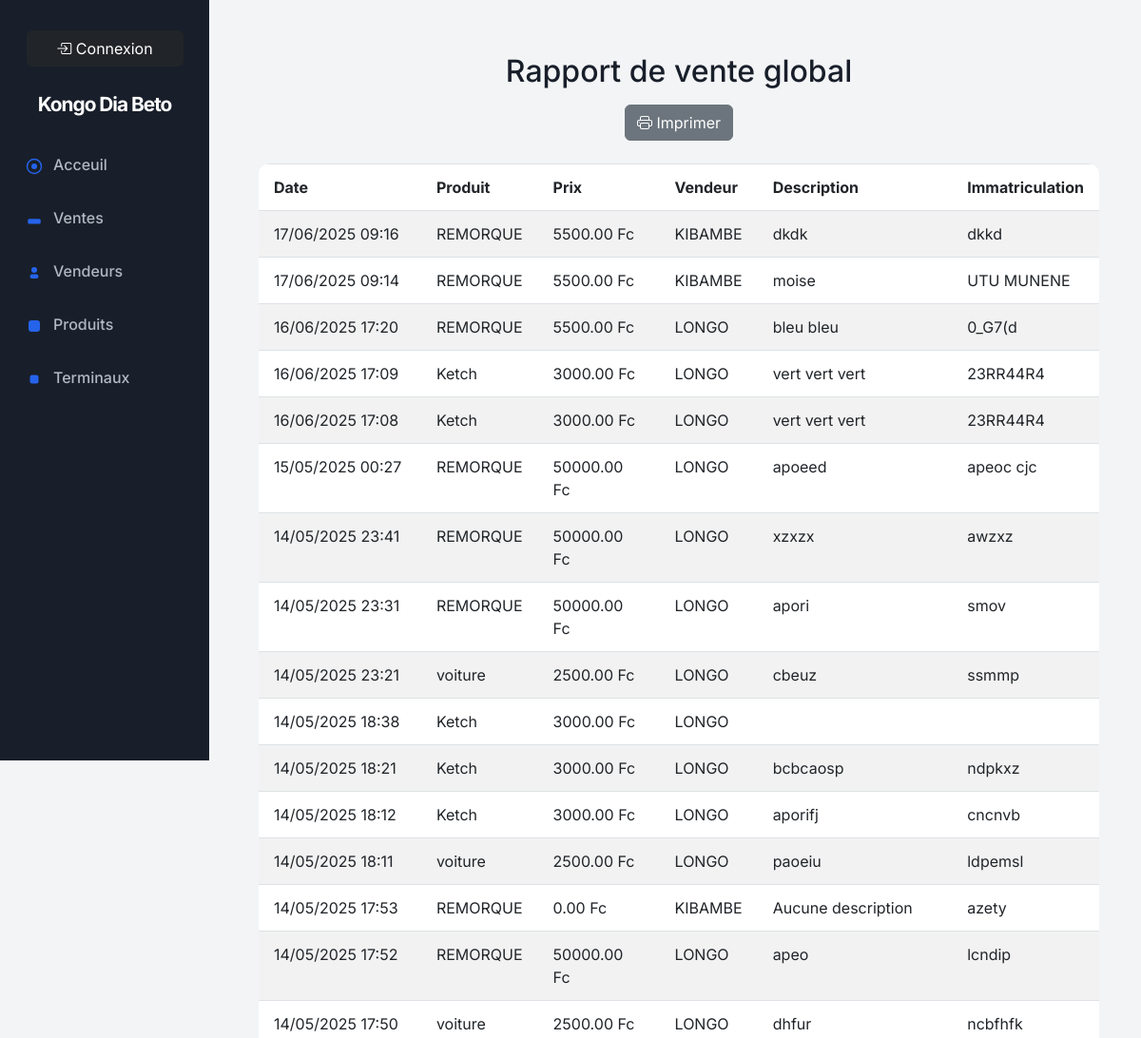
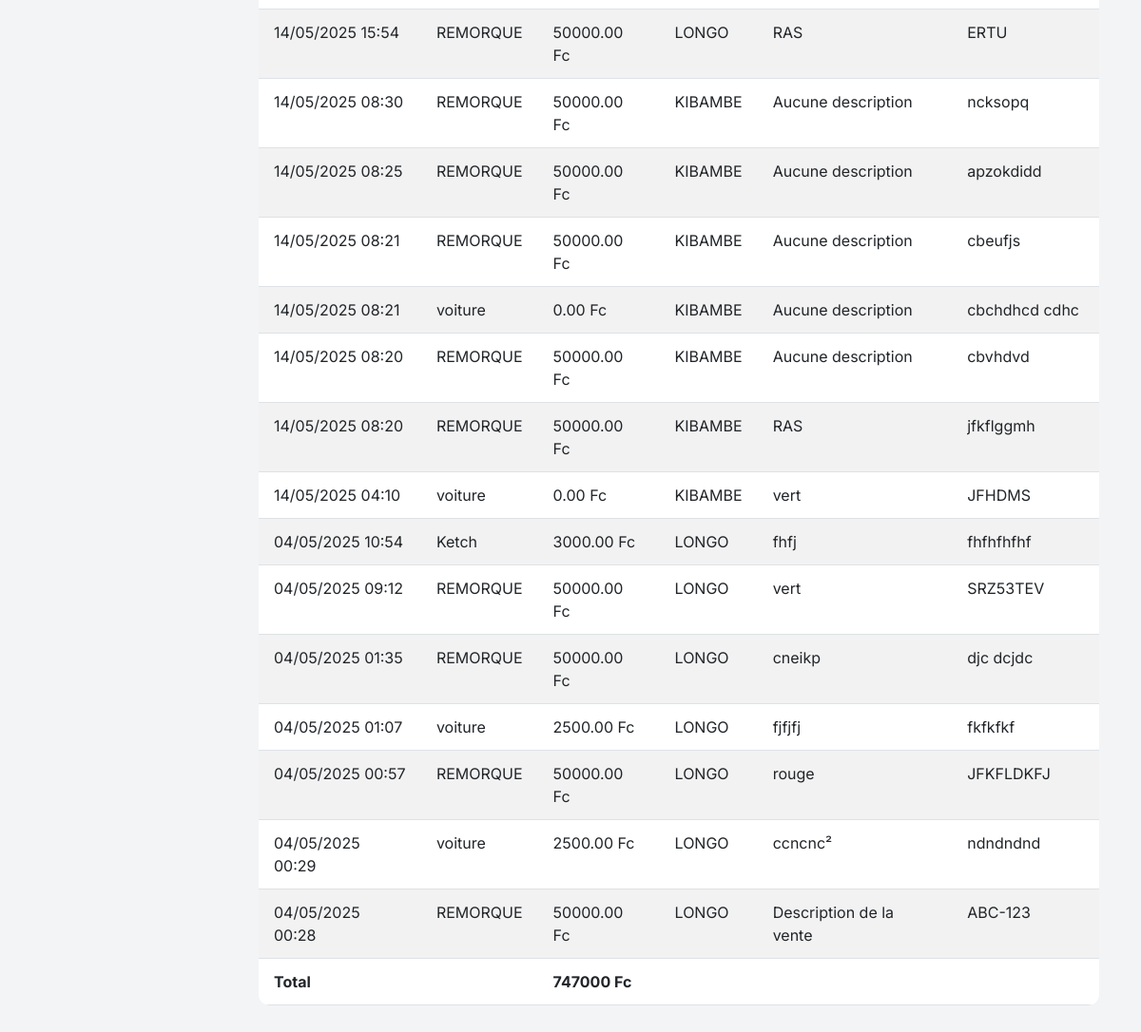
Page /api/rapport-vendeur/print/ on the earlier database version (2 pictures, top to bottom).
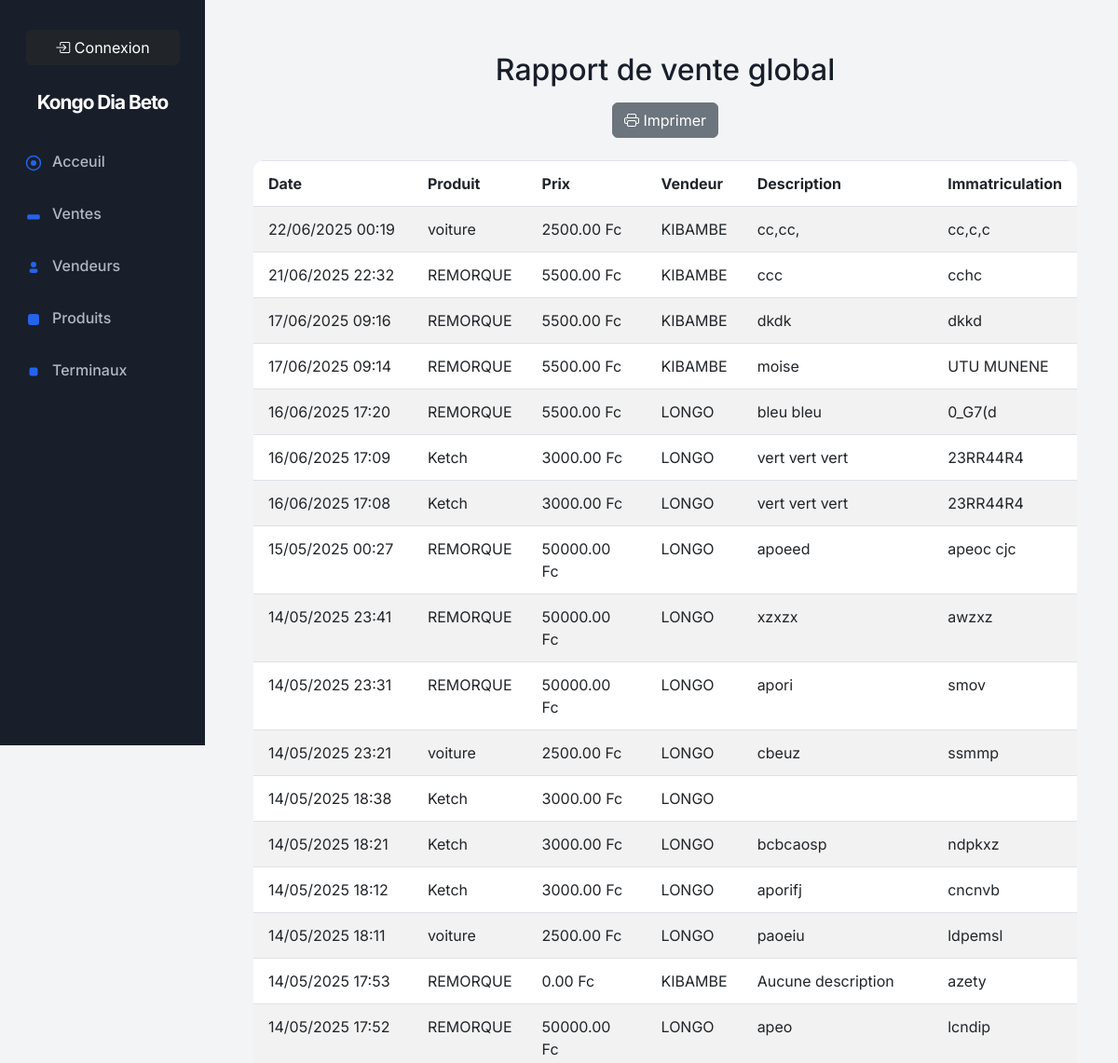
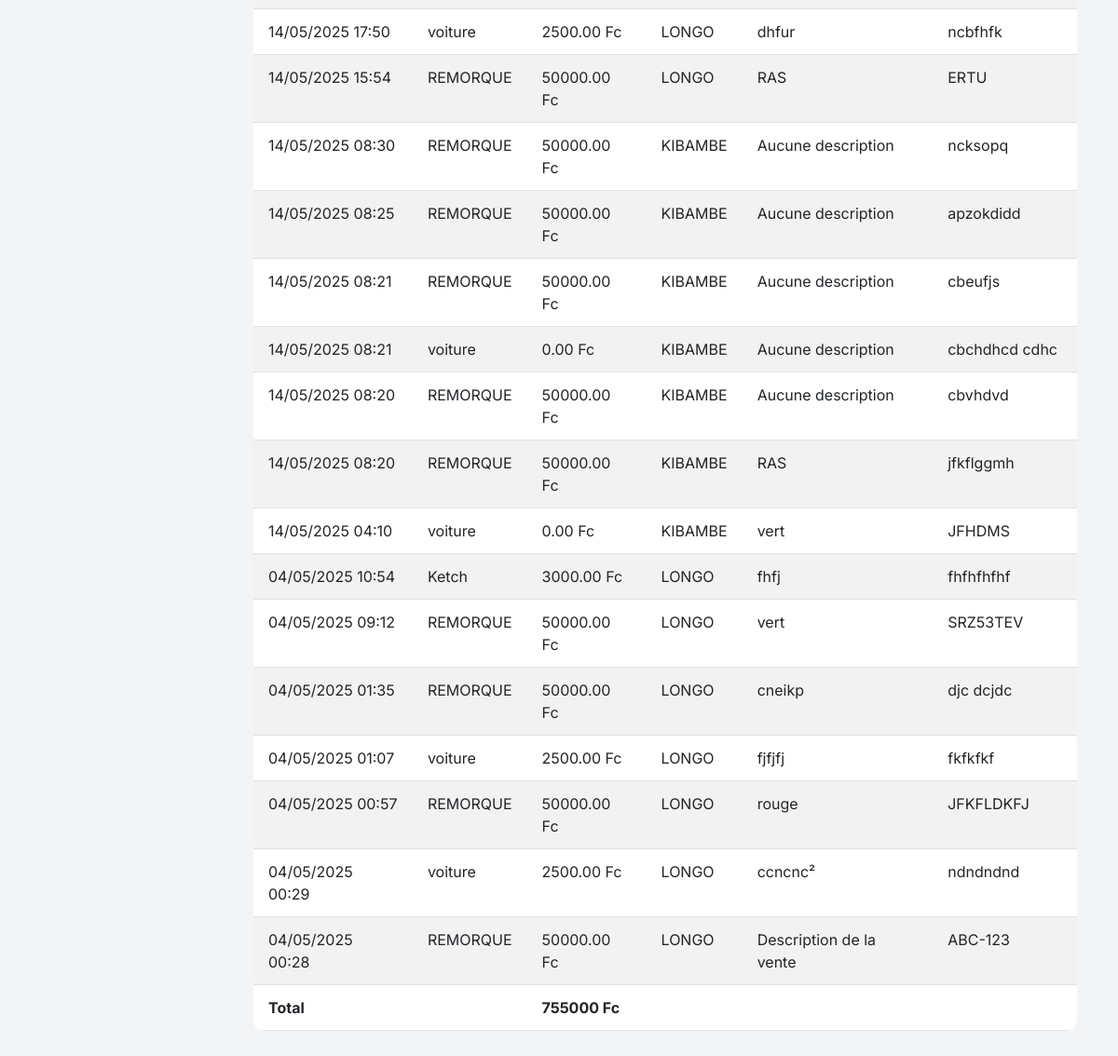
Same page on the later database version (2 pictures, top to bottom).
### apps/sales/models.py (models this page shows, shortened)
class Sale(models.Model):
    produit = models.ForeignKey('Produit', on_delete=models.CASCADE)  # Champ correct
    seller = models.ForeignKey('Vendeur', on_delete=models.CASCADE)
    description = models.TextField(default="Aucune description")
    license_plate = models.CharField(max_length=20)
    price = models.DecimalField(max_digits=10, decimal_places=2, default=0.0)
    created_at = models.DateTimeField(auto_now_add=True)
    SOURCE_CHOICES = [
        ('POS', 'Point of Sale'),
        ('WEB', 'Web'),
        ('OTHER', 'Autre'),
    ]
    source = models.CharField(max_length=10, choices=SOURCE_CHOICES, default='WEB')

class Produit(models.Model):
    nom_produit = models.CharField(max_length=100)  # Nom du produit
    prix = models.DecimalField(max_digits=10, decimal_places=2, default=0.0)  # Prix par défaut
    default_description = models.TextField(blank=True, null=True)  # Description par défaut
    created_at = models.DateTimeField(default=now)  # Utiliser timezone.now comme valeur par défaut

class Vendeur(models.Model):
    nom_du_vendeur = models.CharField(max_length=100)
    email = models.EmailField(max_length=255, unique=True)  # Adresse e-mail

### apps/sales/views.py (the view)
# urls.py: path('rapport-vendeur/print/', rapport_vente_vendeur_print, name='rapport_vente_vendeur_print'),
def rapport_vente_vendeur_print(request, vendeur_id=None):
    if vendeur_id:
        vendeur = Vendeur.objects.get(id=vendeur_id)
        ventes = Sale.objects.filter(seller=vendeur).order_by('-created_at')
    else:
        vendeur = None
        ventes = Sale.objects.all().order_by('-created_at')
    total_ventes = ventes.aggregate(total=Sum('price'))['total'] or 0
    return render(request, 'rapport_vente_vendeur_print.html', {'ventes': ventes, 'vendeur': vendeur, 'total_ventes': total_ventes})

### apps/sales/views.py (called while the page is built)
def base_context(request):
    return {'vendeur_id': request.session.get('vendeur_id')}

### apps/sales/templates/rapport_vente_vendeur_print.html (shortened to what this page needs)
{% extends "base.html" %}
{% block content %}
<div class="container mt-4">
    <div class="text-center mb-4">
        <h2>Rapport de vente {% if vendeur %}de {{ vendeur.nom_du_vendeur }}{% else %}global{% endif %}</h2>
        <button class="btn btn-secondary d-print-none mt-2" onclick="window.print()"><i class="bi bi-printer"></i> Imprimer</button>
    </div>
    <table class="table table-bordered table-striped">
        <thead>
            <tr>
                <th>Date</th>
                <th>Produit</th>
                <th>Prix</th>
                <th>Vendeur</th>
                <th>Description</th>
                <th>Immatriculation</th>
            </tr>
        </thead>
        <tbody>
            {% for vente in ventes %}
            <tr>
                <td>{{ vente.created_at|date:'d/m/Y H:i' }}</td>
                <td>{{ vente.produit.nom_produit }}</td>
                <td>{{ vente.price }} Fc</td>
                <td>{{ vente.seller.nom_du_vendeur }}</td>
                <td>{{ vente.description }}</td>
                <td>{{ vente.license_plate }}</td>
            </tr>
            {% empty %}
            <tr><td colspan="6" class="text-center">Aucune vente trouvée.</td></tr>
            {% endfor %}
        </tbody>
        <tfoot>
            <tr>
                <th colspan="2">Total</th>
                <th colspan="4">{{ total_ventes|default:0 }} Fc</th>
            </tr>
        </tfoot>
    </table>
</div>
{% endblock %}

### apps/sales/templates/base.html (shortened to what this page needs)
<!DOCTYPE html>
<html lang="fr">
<head>
    {% load static %}
    <link href="https://cdn.jsdelivr.net/npm/bootstrap@5.3.0-alpha3/dist/css/bootstrap.min.css" rel="stylesheet">
    <link rel="stylesheet" href="{% static 'dashboard/dashboard.css' %}">
    <link rel="stylesheet" href="https://cdn.jsdelivr.net/npm/bootstrap-icons@1.11.3/font/bootstrap-icons.min.css">
    <link rel="stylesheet" href="https://cdnjs.cloudflare.com/ajax/libs/animate.css/4.1.1/animate.min.css"/>
</head>
<body>
    <div class="sidebar d-flex flex-column position-fixed align-items-center" style="padding-top: 2rem; min-width:220px;">
        <div class="w-100 text-center mb-3">
            {% if request.user.is_authenticated %}
                <a href="{% url 'logout_vendeur' %}" class="btn btn-outline-danger w-75 mb-2"><i class="bi bi-box-arrow-right"></i> Déconnexion</a>
            {% else %}
                <a href="{% url 'login' %}" class="btn btn-dark w-75 mb-2"><i class="bi bi-box-arrow-in-right"></i> Connexion</a>
            {% endif %}
        </div>
        <a class="navbar-brand mb-4" style="font-weight:bold; font-size:1.3rem; color:#fff; text-align:center; width:100%; letter-spacing:-1px;" href="#">Kongo Dia Beto </a>
        <nav class="nav flex-column w-100">
            <a class="nav-link {% if request.path == '/dashboard/' %}active{% endif %}" href="{% url 'dashboard' %}">
                <span style="display:inline-block; width:24px; text-align:center; margin-right:8px; color:#a5b4fc;">
                    <svg xmlns='http://www.w3.org/2000/svg' width='18' height='18' fill='currentColor' viewBox='0 0 24 24'><circle cx='12' cy='12' r='10' stroke='#2563eb' stroke-width='2' fill='none'/><circle cx='12' cy='12' r='4' fill='#2563eb'/></svg>
                </span>Acceuil
            </a>
            <a class="nav-link {% if request.path == '/sales/' %}active{% endif %}" href="{% url 'sales_list' %}">
                <span style="display:inline-block; width:24px; text-align:center; margin-right:8px; color:#a5b4fc;">
                    <svg xmlns='http://www.w3.org/2000/svg' width='18' height='18' fill='currentColor' viewBox='0 0 24 24'><rect x='3' y='11' width='18' height='7' rx='2' fill='#2563eb'/></svg>
                </span>Ventes
            </a>
            <a class="nav-link {% if request.path == '/vendeurs/' %}active{% endif %}" href="{% url 'vendeur_list' %}">
                <span style="display:inline-block; width:24px; text-align:center; margin-right:8px; color:#a5b4fc;">
                    <svg xmlns='http://www.w3.org/2000/svg' width='18' height='18' fill='currentColor' viewBox='0 0 24 24'><circle cx='12' cy='8' r='4' fill='#2563eb'/><rect x='6' y='14' width='12' height='6' rx='3' fill='#2563eb'/></svg>
                </span>Vendeurs
            </a>
            <a class="nav-link {% if request.path == '/produits/' %}active{% endif %}" href="{% url 'produit_list' %}">
                <span style="display:inline-block; width:24px; text-align:center; margin-right:8px; color:#a5b4fc;">
                    <svg xmlns='http://www.w3.org/2000/svg' width='18' height='18' fill='currentColor' viewBox='0 0 24 24'><rect x='4' y='4' width='16' height='16' rx='4' fill='#2563eb'/></svg>
                </span>Produits
            </a>
            <a class="nav-link {% if request.path == '/pos/' %}active{% endif %}" href="{% url 'pos_list' %}">
                <span style="display:inline-block; width:24px; text-align:center; margin-right:8px; color:#a5b4fc;">
                    <svg xmlns='http://www.w3.org/2000/svg' width='18' height='18' fill='currentColor' viewBox='0 0 24 24'><rect x='6' y='6' width='12' height='12' rx='3' fill='#2563eb'/></svg>
                </span>Terminaux
            </a>
        </nav>
    </div>
    <div class="main-content">
        {% block content %}{% endblock %}
    </div>
</body>
</html>

### apps/dashboard/static/dashboard/dashboard.css (style rules this page uses)
:root { --sidebar-bg: #181f2a; --sidebar-active: #232b39; --sidebar-text: #fff; --sidebar-muted: #b0b8c1; --primary: #2563eb; --primary-hover: #1d4ed8; --success: #22c55e; --warning: #facc15; --danger: #ef4444; --info: #0ea5e9; --card-bg: #fff; --card-border: #e5e7eb; --table-header: #f3f4f6; --table-row: #f9fafb; --font-main: 'Inter', Arial, sans-serif; }
body { font-family: var(--font-main); background: #f3f4f6; color: #181f2a; }
.sidebar { background: var(--sidebar-bg); color: var(--sidebar-text); min-height: 100vh; width: 220px; position: fixed; top: 0; left: 0; z-index: 100; padding-top: 2rem; }
.sidebar .nav-link { color: var(--sidebar-muted); font-weight: 500; padding: 0.75rem 1.5rem; border-radius: 8px; margin-bottom: 0.5rem; display: block; transition: background 0.2s, color 0.2s; }
.sidebar .navbar-brand { font-weight: bold; font-size: 1.3rem; color: var(--sidebar-text); margin-bottom: 2rem; display: block; text-align: center; }
.main-content { margin-left: 220px; padding: 2rem 2rem 2rem 2.5rem; }
.table { background: var(--card-bg); border-radius: 12px; overflow: hidden; }
.table thead { background: var(--table-header); font-weight: 600; }
.table tbody tr { background: var(--table-row); transition: background 0.2s; }
.table td, .table th { border: none; padding: 0.75rem 1rem; }

Differences in the rows shown:
added Sale: created_at "22/06/2025 00:19", produit.nom_produit "voiture", price "2500.00", seller.nom_du_vendeur "KIBAMBE", description "cc,cc,", license_plate "cc,c,c"
added Sale: created_at "21/06/2025 22:32", produit.nom_produit "REMORQUE", price "5500.00", seller.nom_du_vendeur "KIBAMBE", description "ccc", license_plate "cchc"
Other differences:
{{ total_ventes|default:0 }}: "747000" → "755000"
